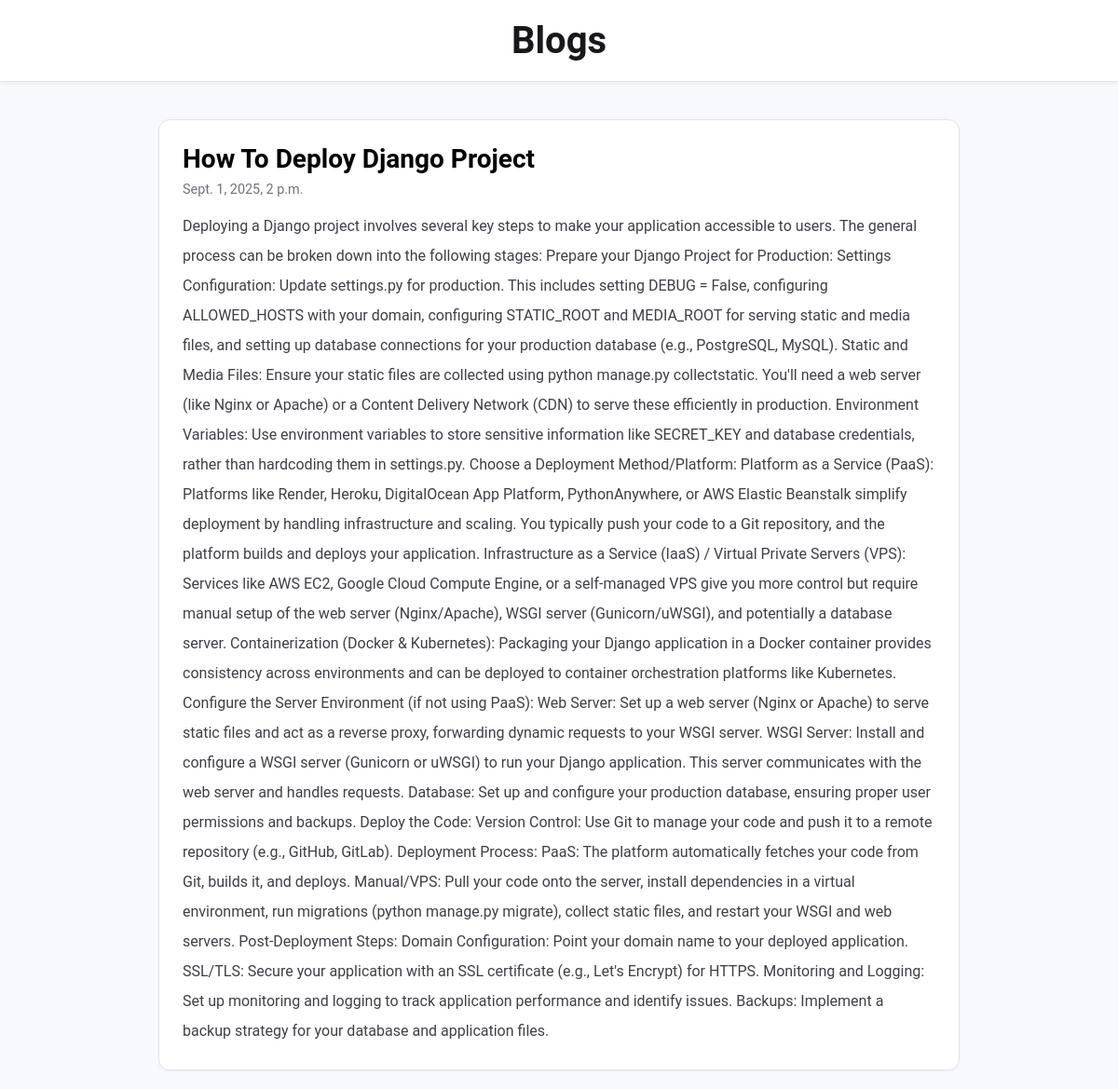
/post/1, run on the app's committed database.
### post/models.py (models this page shows)
class Post(models.Model):
  title = models.CharField(max_length=100)
  body = models.CharField(max_length=10000000)
  created = models.DateTimeField(default = datetime.now,blank=True)

### post/views.py (the view)
# urls.py: path('',include('post.urls'))
def post(request,pk):
  posts = Post.objects.get(id=pk)
  return render(request,'post.html',{'posts': posts})

### templates/post.html (shortened to what this page needs)
{% load static %}
<!DOCTYPE html>
<html>
<head>
  <link rel="stylesheet" href="{% static 'post.css' %}">
</head>
<body>
  <div class="header">
    <h2>Blogs</h2>
  </div>
  <div class="row">
    <div class="leftcolumn">
      <div class="card" style="text-decoration: none; color: black;">
        <h2>{{posts.title}}</h2>
        <h5>{{posts.created}}</h5>
        <p style="text-align: left; line-height: 2;">{{posts.body}}</p>
      </div>
    </div>
  </div>
</body>
</html>

### static/post.css (style rules this page uses)
* { box-sizing: border-box; margin: 0; padding: 0; }
body { background-color: #F8F8FF; color: #2c3e50; font-family: 'Roboto', sans-serif; }
.header { background: white; padding: 20px 40px; text-align: center; position: relative; border-bottom: 1px solid #e4e4e7; box-shadow: 0 2px 4px rgba(0, 0, 0, 0.05); }
.header h2 { font-size: 2.5rem; font-weight: 700; color: #18181b; }
.row { padding: 20px; max-width: 900px; margin: 0 auto; }
.card { background-color: white; padding: 25px; margin-top: 20px; border-radius: 12px; box-shadow: 0 1px 2px rgba(0, 0, 0, 0.05); transition: transform 0.2s ease-in-out, box-shadow 0.2s ease-in-out; border: 1px solid #e4e4e7; }
.card h2 { font-size: 1.75rem; margin-bottom: 8px; font-weight: 700; }
.card h5 { font-size: 0.9rem; color: #71717a; margin-bottom: 15px; font-weight: 400; }
.card p { font-size: 1rem; line-height: 1.6; color: #3f3f46; }

### data on the page
Post: title "How To Deploy Django Project", created "Sept. 1, 2025, 2 p.m.", body "Deploying a Django project involves several key steps to make your application accessible to users. The general process can be broken down into the following stages: Prepare your Django Project for Production: Settings Configuration: Update settings.py for production. This includes setting DEBUG = False, configuring ALLOWED_HOSTS with your domain, configuring STATIC_ROOT and MEDIA_ROOT for serving static and media files, and setting up database connections for your production database (e.g., PostgreSQL, MySQL). Static and Media Files: Ensure your static files are collected using python manage.py collectstatic. You'll need a web server (like Nginx or Apache) or a Content Delivery Network…"
